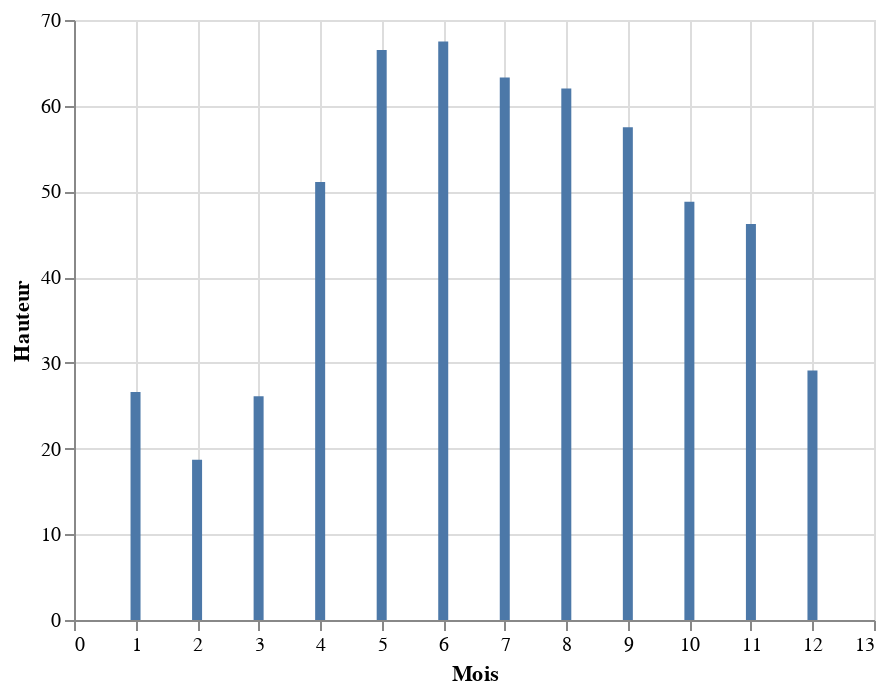

Notebook code for this chart:
### Markdown cell above
Et visualisons-la :

### Code cell
alt.Chart(moyenne_clermont).mark_bar().encode(
    alt.X('mois:T', title='Mois'),
    alt.Y('hauteur', title='Hauteur')
)

### Figure 1 — Vega-Lite specification as saved in the notebook (floating-point values rounded to 4 significant figures)
{"config": {"view": {"continuousWidth": 400, "continuousHeight": 300}}, "data": {"name": "data-04a93ade9b57d6e1feecf43ac147f836"}, "mark": "bar", "encoding": {"x": {"field": "mois", "title": "Mois", "type": "quantitative"}, "y": {"field": "hauteur", "title": "Hauteur", "type": "quantitative"}}, "$schema": "https://vega.github.io/schema/vega-lite/v4.17.0.json", "datasets": {"data-04a93ade9b57d6e1feecf43ac147f836": [{"mois": 1, "hauteur": 26.6, "nb_jours": 6.4}, {"mois": 2, "hauteur": 18.7, "nb_jours": 5.0}, {"mois": 3, "hauteur": 26.1, "nb_jours": 6.5}, {"mois": 4, "hauteur": 51.1, "nb_jours": 8.3}, {"mois": 5, "hauteur": 66.5, "nb_jours": 9.4}, {"mois": 6, "hauteur": 67.5, "nb_jours": 8.0}, {"mois": 7, "hauteur": 63.3, "nb_jours": 7.4}, {"mois": 8, "hauteur": 62.0, "nb_jours": 7.5}, {"mois": 9, "hauteur": 57.5, "nb_jours": 6.7}, {"mois": 10, "hauteur": 48.8, "nb_jours": 7.8}, {"mois": 11, "hauteur": 46.2, "nb_jours": 7.8}, {"mois": 12, "hauteur": 29.1, "nb_jours": 6.4}]}}
